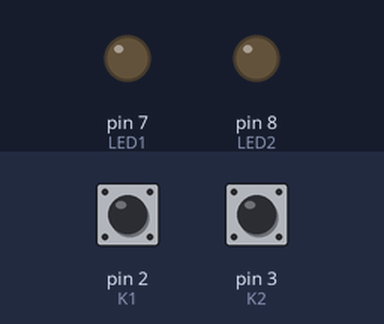
A sketch run on a simulated Arduino Uno, built with avr-gcc and run on an emulated ATmega328P. Shown: output pins drawn as LEDs (lit = HIGH). The inputs (shaded band) are chosen by the test bench; at power-on: pin 2 (K1) HIGH, pin 3 (K2) HIGH.

Above: at 1.2 s.
1.3 s: pin 2 (K1) pulled LOW for 0.15 s
At 2.5 s:
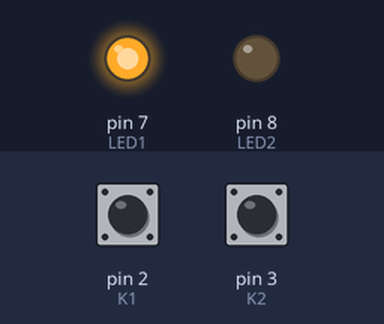
2.9 s: pin 3 (K2) pulled LOW for 0.15 s
At 3.8 s:
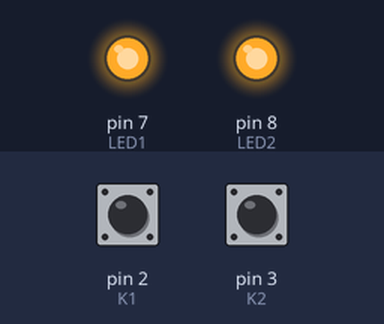
4.5 s: pin 3 (K2) pulled LOW for 1 s
At 5.0 s:
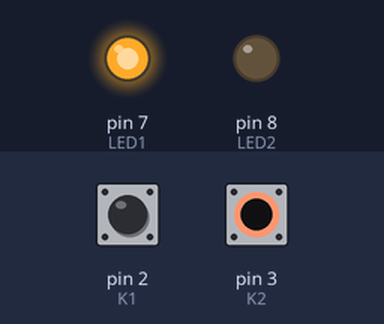
7.0 s: pin 3 (K2) pulled LOW for 3.2 s
At 8.1 s:
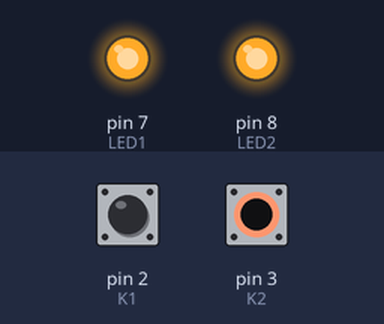
Timing chart, 0 to 10.0 s (numbered marks = the images above; inputs shaded):
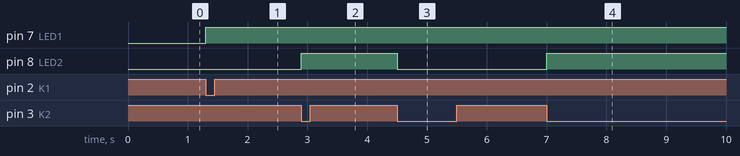

Measured:
- after the input at 1.3 s, pin 7 (LED1): LOW → HIGH at once
- after the input at 2.9 s, pin 8 (LED2): LOW → HIGH at once
- after the input at 4.5 s, pin 8 (LED2): HIGH → LOW at once
- after the input at 7.0 s, pin 8 (LED2): LOW → HIGH at once

The sketch:

Lock.ino
```cpp
#define LED1 7
#define LED2 8
#define K1 2
#define K2 3

boolean inter = true;

void K1ISR()
{
  digitalWrite(LED1, !digitalRead(LED1));
}

void K2ISR()
{
  if (!inter)
  {
    EIFR = 0x01;
    attachInterrupt(digitalPinToInterrupt(K1), K1ISR, FALLING);
    digitalWrite(LED2, LOW);
    inter = true;
  }
  else
  {
    detachInterrupt(digitalPinToInterrupt(K1));
    digitalWrite(LED2, HIGH);
    inter = false;
  }
}


void setup()
{
  pinMode(LED1, OUTPUT);
  pinMode(LED2, OUTPUT);

  pinMode(K1, INPUT_PULLUP);
  pinMode(K2, INPUT_PULLUP);

  attachInterrupt(digitalPinToInterrupt(K1), K1ISR, FALLING);
  attachInterrupt(digitalPinToInterrupt(K2), K2ISR, FALLING);
  Serial.begin(9600);
}

void loop()
{
}
```
